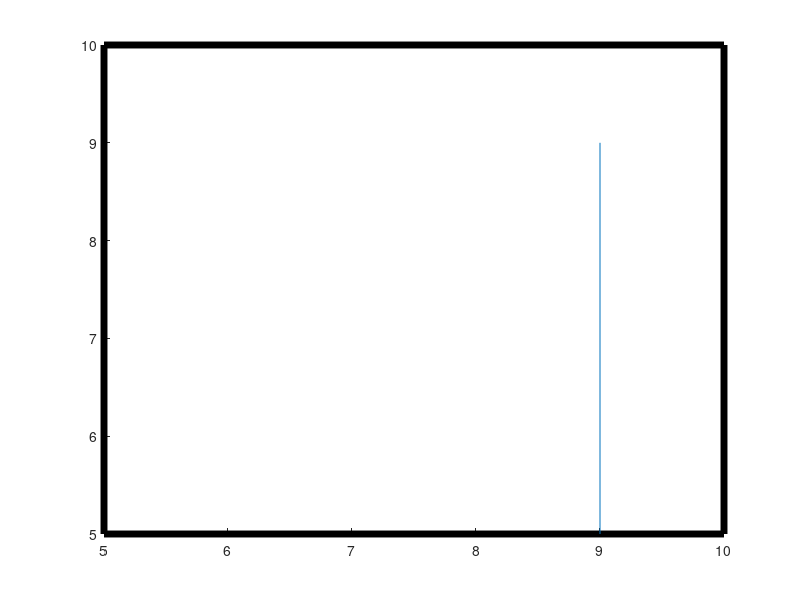

Write the MATLAB code that produced this figure. (Note: this script raises an error after producing the figure.)
%this is the hangman game,
%The game is all about guessing a word, each wrong letter will result to 
%hanging one body part such as a hand or a leg to a gallows and at the end 
%if the gamer fails to guess the word correctly, he/she looses 

%there are a total of 15 words that can be guessed in this game 

%below is the code of the program

%function Game_Hangman, the main function of the program. it only runs the program. does not take any input arguments 

function Game_Hangman()

%print function for the introduction of the game 

fprintf("welcome to the game- HANGMAN\n");
fprintf("The game is all about guessing a word, each wrong letter will result to hanging one body part such as a \nhand or a leg to a gallows and at the end if the gamer fails to guess the word correctly, he/she looses");
fprintf("\n");

%calling Draw_Gallows function to create the initial figure of gallows 

Draw_Gallows()

%calling the random function randi to generate a set of random integers 

Word_Selection = randi(15);

%selecting a random word to play with using switch case with 15 different cases 

switch Word_Selection
    case 1
        Random_Word = 'hardwork';
    case 2
        Random_Word = 'success';
    case 3
        Random_Word = 'communication';
    case 4
        Random_Word = 'communicator';
    case 5
        Random_Word = 'perspective';
    case 6
        Random_Word = 'perception';
    case 7
        Random_Word = 'reflective';
    case 8
        Random_Word = 'balanced';
    case 9
        Random_Word = 'principled';
    case 10
        Random_Word = 'thinker';
    case 11
        Random_Word = 'caring';
    case 12
        Random_Word = 'inquirer';
    case 13
        Random_Word = 'knowledgeable';
    case 14
        Random_Word = 'informative';
    case 15
        Random_Word = 'sensible';  
        
%end of switch case 

end

%finding the length of the word generated 

Length_Word = length(Random_Word);

%declaring an empty array to hold the letters unknown 

Unknown_Word = [];

%setting each character of the word to an hash 

for i = (1:Length_Word)
    Unknown_Word = [Unknown_Word '#'];
    
%end of for loop   
end


%printing the unknown word using the print function 

fprintf("the word is %s \n", Unknown_Word);

%declaring the number of correct, incorrect and number of guesses left 

Wrong_Guesses = 0;
Correct_Letters = 0;
Number_GuessesLeft = 6;

%initiaing a while loop unitll the Number_GuessesLeft = 0

while 1
   
    %asking the user for a letter 
    
    Input_Letter = input("Guess a letter: ", 's');
   
    %converting the input letter to lowercase
    
    Letter_ToLower = lower(string(Input_Letter));
    
    %searching for the letter inside the word 
    
    Find_LetterInString = strfind(Random_Word, Letter_ToLower);
    
    %taking the length of Find_LetterInString to find the numbers of correctly guessed letters 
    
    Correct_LengthInput = length(Find_LetterInString);
    
    %adding the correct input letters to the Correct letters 
    
    Correct_Letters = Correct_Letters + Correct_LengthInput;
    
    %if condition to check the whether the letter is correct or not
    
    if (Correct_LengthInput >= 1)
        
        %looping through the Correct length input  
        
        for i = (1:Correct_LengthInput)
            
            %if statement 
            if (Length_Word == Correct_Letters)
                
            %call the Game_End function 
            Game_End(Length_Word, Correct_Letters, Random_Word)
            
              return;
            else 
                fprintf("correct letter guessed ");
                
            %end of if statement
            end 
            
             %replacing the index of the # with the correctly guessed letter 
             
             Unknown_Word(Find_LetterInString(i))=Letter_ToLower;
             
             %printing the known letters of the word 
             
             fprintf("%s\n", Unknown_Word);
                
        %end of for loop 
        
        end 
        
    else 
        
         %incrementing the number wrong by one 
         
         Wrong_Guesses = Wrong_Guesses + 1;
         
         %calling the function that draws the hangman 
         
         Draw_HangingMan(Wrong_Guesses)
         
         %checking whether to end the game or not 
         
         if (Wrong_Guesses == 6)
             
             %printfunction to print the unknown word
             
             fprintf("%s\n", Unknown_Word);
             
              %call the Game_End function to end the game
             
             Game_End(Length_Word, Correct_Letters, Random_Word)
             
             %breaking the while loop
             
             break;
             
         else
             
             fprintf("wrong letter\n");
             Number_GuessesLeft = Number_GuessesLeft - 1;
             fprintf("%d more false alarm remaining\n", Number_GuessesLeft)
             fprintf("%s\n", Unknown_Word);
             
         %end of if statement 
         
         end 
         
    %end of if statement  
    
    end 
    
%end of while statment 
    
end 

%end of the function Game_Hangman

end 

%this function will create a figure of gallows 

function Draw_Gallows()

%to hold on to the subject in the figure rather than replacing it 
hold on 

%rectangle to create the boarder of the image 
rectangle('position', [5 5 5 5], 'LineWidth', 5, 'edgecolor','k');

%lines are the lines that form the gallows to be used
%3 simple lines are being used to create the drawing 

%'k' is used to make the lines black 

S1 = line([9,9],[9,5]);
S1.Color = 'k';
S1.LineWidth = 4;

S2 = line([7.5,9], [9,9]);
S2.Color = 'k';
S2.LineWidth = 4;

S2 = line([7.5,7.5], [8,9]);
S2.Color = 'k';
S2.LineWidth = 4;

%end of the function 

end 

%this functionwill create the body parts of hangman as and when the user inputs wrong letters 

function Draw_HangingMan(Wrong_Guesses)

hold on

%if Wrong_Guesses ==1 then head is drawn 

if (Wrong_Guesses == 1)
    
    %to keep the head on the screen when the value of Wrong_Guesses is incremented
   
    hold on
    
    %draws the head of the man to be hanged 
    x = 7.5; %x coordinate of the circle 
    y = 7.75; %y coordinate of the circle
    r = 0.25; %x radius of the circle
    theta = 0:pi/100:2*pi;
    a = r*cos(theta) + x;
    b = r*sin(theta) + y;
    
    %the plot function plots the circle (the head)
    head = plot(a,b);
    head.LineWidth = 4;
    
    %sets the drawing to be black 
    head.Color = 'b';

%end of if statement 
end 

%drawing the body of the hangman if the Wrong_Guesses is incremented 

if (Wrong_Guesses == 2)
    
    %to keep the body of the man on the screen 
    
    hold on 
    
     %draw the body of the man to be hanged 
    
    %coordinates of the line drawn 
    Body = line([7.5,7.5], [7.5,6]);
    Body.Color = 'b';
    Body.LineWidth = 4;
    
%end of if statement
end 

%drawing the left leg of the hangman if the Wrong_Guesses is incremented 

if (Wrong_Guesses == 3)
    
    %to keep the body of the man on the screen 
    
    hold on 
    
     %draw the left leg of the man to be hanged 
    
    %coordinates of the line drawn 
    Body = line([7.5,7], [6,5.5]);
    Body.Color = 'b';
    Body.LineWidth = 4;
    
%end of if statement
end 

%drawing the right leg of the hangman if the Wrong_Guesses is incremented 

if (Wrong_Guesses == 4)
    
    %to keep the body of the man on the screen 
    
    hold on 
    
     %draw the right leg of the man to be hanged 
    
    %coordinates of the line drawn 
    Body = line([7.5,8], [6,5.5]);
    Body.Color = 'b';
    Body.LineWidth = 4;
    
%end of if statement
end 

%drawing the right arm of the hangman if the Wrong_Guesses is incremented 

if (Wrong_Guesses == 5)
    
    %to keep the body of the man on the screen 
    
    hold on 
    
     %draw the right arm of the man to be hanged 
    
    %coordinates of the line drawn 
    Body = line([7.5,7], [7,7.5]);
    Body.Color = 'b';
    Body.LineWidth = 4;
    
%end of if statement
end 
    

%drawing the left arm of the hangman if the Wrong_Guesses is incremented 

if (Wrong_Guesses == 6)
    
    %to keep the body of the man on the screen 
    
    hold on 
    
     %draw the left arm of the man to be hanged 
    
    %coordinates of the line drawn 
    Body = line([7.5,8], [7,7.5]);
    Body.Color = 'b';
    Body.LineWidth = 4;
    
%end of if statement
end 


   
%end of the function
end 

%this function will tell you if you won the game or not and also displays the word

function Game_End(Length_Word, Correct_Letters, Random_Word)

% if statement to check if the word (letters) guessed are correct or not 

if (Length_Word == Correct_Letters)
    fprintf("congratulations! you've won\n");
    fprintf("the word is: %s\n", Random_Word);
    
else 
    
    fprintf("you've lost\n");
    fprintf("the word is: %s\n", Random_Word);
    
%end of if statement

end 
   

%end of the function 

end 